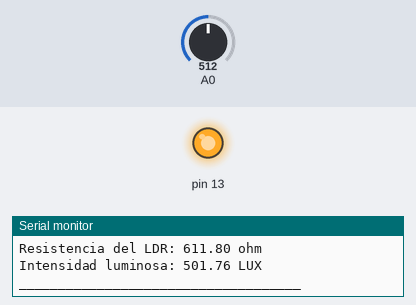
The sketch below on a simulated Arduino Uno, built with avr-gcc and run on an emulated ATmega328P. Shown: output pins drawn as LEDs (lit = HIGH), the last lines printed to the serial monitor. Inputs (shaded band) come from the test bench; at power-on: A0 = 512.

Above: at 5.6 s.
5.7 s: A0 set to 825
7.6 s: A0 set to 852
At 9.1 s:
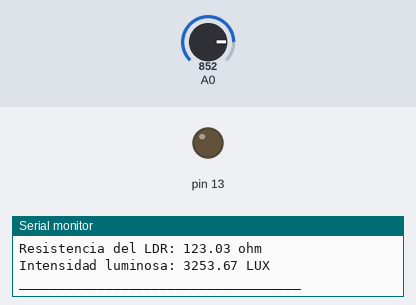
10.0 s: A0 set to 716
At 11.3 s:
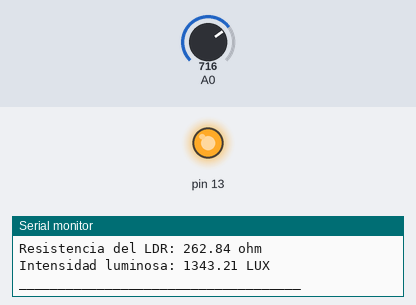
Timing chart, 0 to 13.0 s (numbered marks = the images above; inputs shaded):
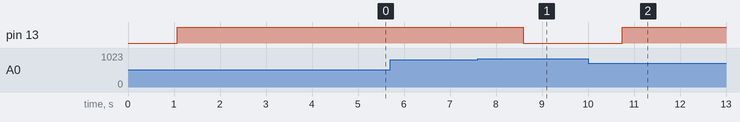

Measured:
- the behaviour switches between 842 and 843 on A0 (found by bisection; images 0 and 1)
- after the input at 7.6 s, pin 13: HIGH → LOW after 1.0 s
- after the input at 10.0 s, pin 13: LOW → HIGH after 0.75 s

The sketch:

LDR.ino
```cpp
void setup() {
  // put your setup code here, to run once:
Serial.begin(9600);
pinMode(A0,INPUT);
pinMode(13, OUTPUT);
}

void loop() {
  // put your main code here, to run repeatedly:
  float vm, Rl,Il;
  delay(1000);
  vm=analogRead(A0);
  vm=vm*(5.0/1023.0);
  Serial.print("Voltaje recibido:");
  Serial.print(vm);
  Serial.print(" volts");
  Serial.println(" ");
  Rl=613*((5/vm)-1);
  Il=pow((Rl/126951),-1.1655);
  Serial.print("\n");
  Serial.print("Resistencia del LDR: ");
  Serial.print(Rl);
  Serial.print(" ohm");
  Serial.println(" ");
  Serial.print("Intensidad luminosa: ");
  Serial.print(Il);
   Serial.println(" LUX");
  Serial.println("____________________________________");
  if(Il<=3005){
    digitalWrite(13,HIGH);
  }else{
    digitalWrite(13,LOW);
  }

}
```
